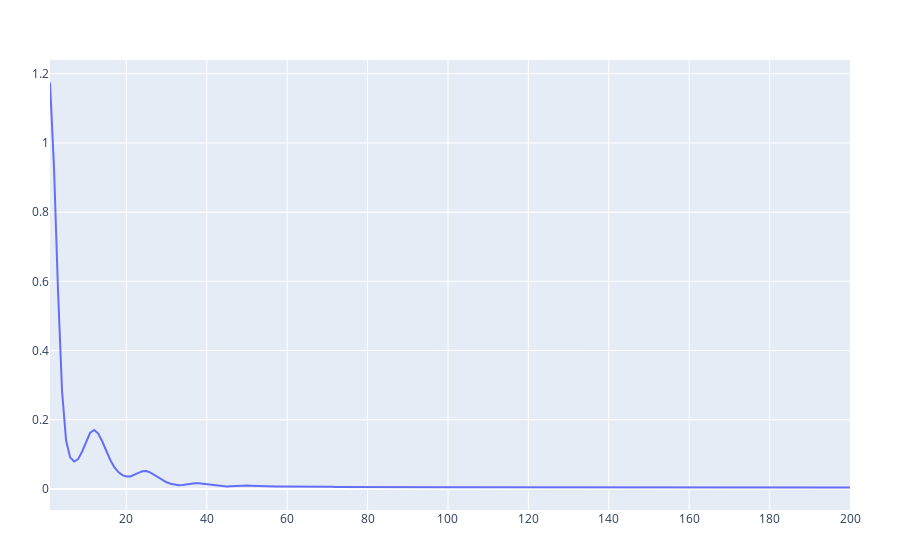

Notebook code cell kept with this figure:
### Code cell
plot(sol.trace)

### Figure 1 — Plotly figure (JSON) as saved in the notebook; plotly's stock layout.template omitted (floating-point values rounded to 4 significant figures; data arrays with more than 128 entries replaced by an {"elided": "..."} marker saying what was removed)
{"data": [{"type": "scatter", "x": {"elided": "200 int values"}, "y": {"elided": "200 float values"}}], "layout": {"margin": {"b": 50, "l": 50, "r": 50, "t": 60}}}
